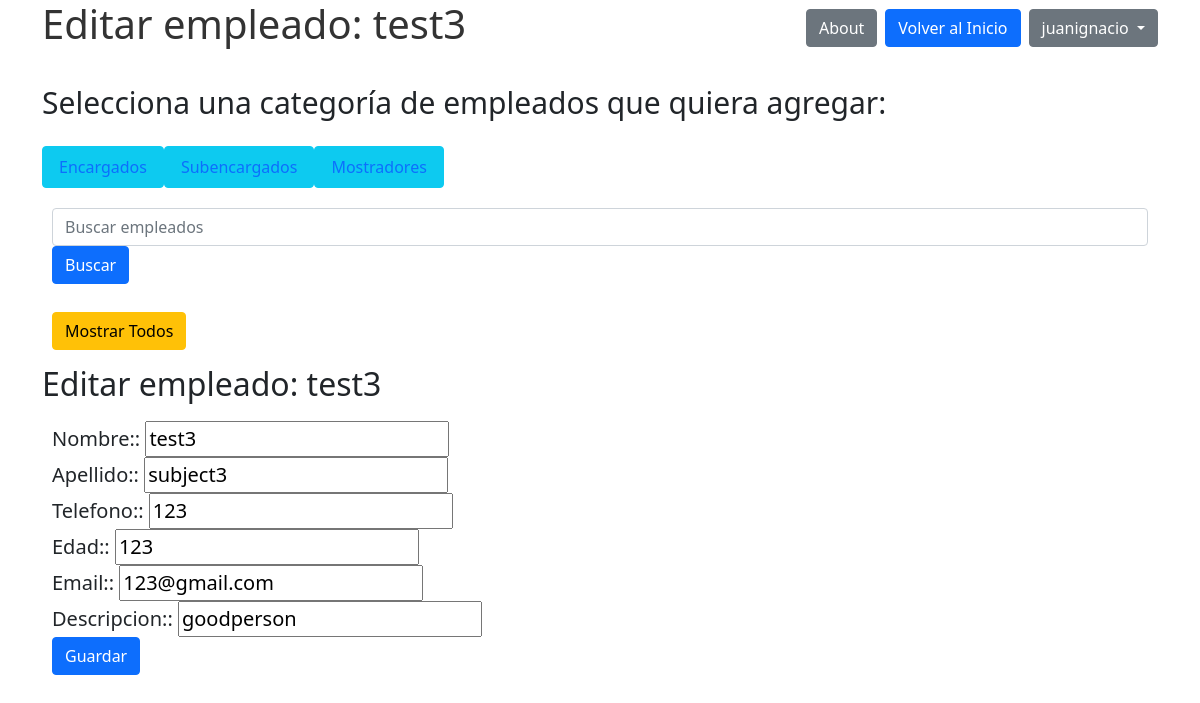
Page /empleados/empleados/editar_empleado/22/ (signed in) on the earlier database version.
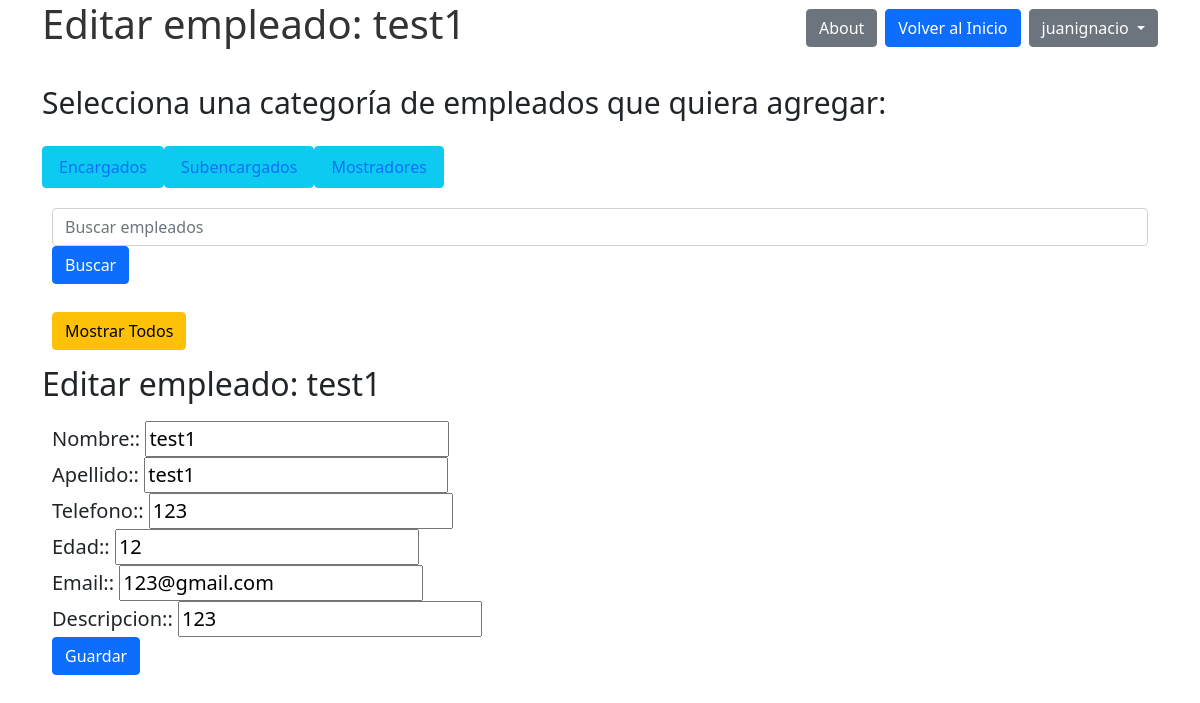
Same page on the later database version.
### empleados/models.py (models this page shows)
class mostrador(models.Model):
    Nombre = models.CharField(max_length=64)
    Apellido = models.CharField(max_length=64)
    telefono = models.CharField(max_length=20)
    edad = models.IntegerField()
    email = models.EmailField()
    descripcion = models.CharField(max_length=100)
    empleo = models.CharField(max_length=64, default='mostrador')
    creador = models.ForeignKey(User, on_delete=models.SET_NULL, null=True)

class encargado(models.Model):
    Nombre = models.CharField(max_length=64)
    Apellido = models.CharField(max_length=64)
    telefono = models.CharField(max_length=20)
    edad = models.IntegerField()
    email = models.EmailField()
    descripcion = models.CharField(max_length=100)
    empleo = models.CharField(max_length=64, default='encargado')
    creador = models.ForeignKey(User, on_delete=models.SET_NULL, null=True)

### empleados/views.py (the view)
# urls.py: path('empleados/editar_empleado/<int:id>/', views.editar_empleado, name='editar_empleado'),
@login_required
def editar_empleado(request, id):
    empleadoeditar = (
        encargado.objects.filter(id=id).first() or
        subencargado.objects.filter(id=id).first() or
        mostrador.objects.filter(id=id).first()
    )
    formularioseditar = {
        encargado: EncargadoForm,
        subencargado: SubencargadoForm,
        mostrador: MostradorForm,
    }
    if request.method == "POST":
        formulario = formularioseditar[type(empleadoeditar)](request.POST, instance=empleadoeditar)
        if formulario.is_valid():
            formulario.save()
            return redirect('mostrarempleados')
    else:
        formulario = formularioseditar[type(empleadoeditar)](instance=empleadoeditar)
    return render(request, 'editar_empleado.html', {'form': formulario, 'empleado': empleadoeditar})

### empleados/forms.py (shortened to what this page needs)
class EncargadoForm(forms.ModelForm):
    class Meta:
        model = encargado
        exclude = ['creador', 'empleo']

### empleados/templates de empleados/editar_empleado.html (shortened to what this page needs)
{% extends 'base.html' %}
{% block content %}
  <h2>Editar empleado: {{ empleado.Nombre }}</h2>
  <form method="post">
    {% for field in form %}
      <div class="form-group">
        {{ field.label_tag }}: {{ field }}
      </div>
    {% endfor %}
    <button type="submit" class="btn btn-primary">Guardar</button>
  </form>
{% endblock %}

Differences in the rows shown:
removed mostrador: Nombre "test3", form "test3" "subject3" "123" "123" "123@gmail.com" "goodperson"
added encargado: Nombre "test1", form "test1" "test1" "123" "12" "123@gmail.com" "123"
